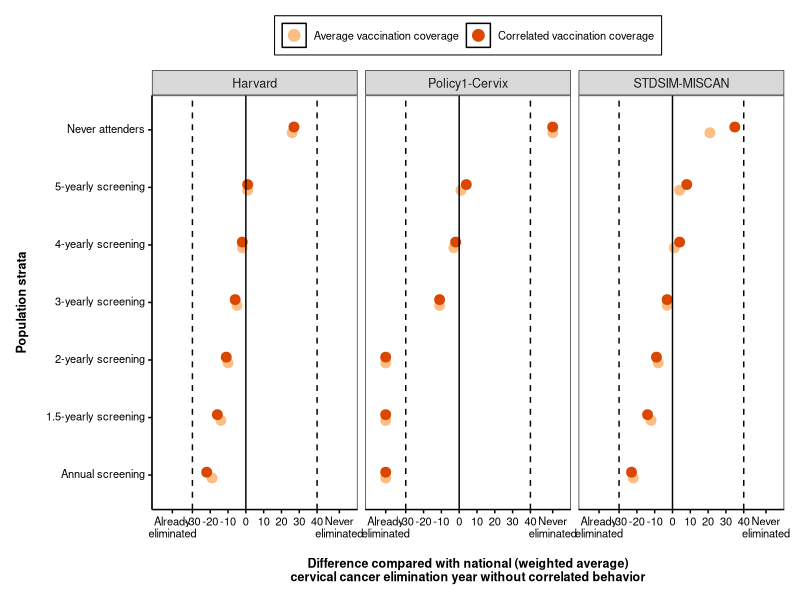

This chart was generated by the following R code:
#This script generates Figure S2 from the manuscript 
#"Disparities in cervical cancer elimination time frames in the United States: a comparative modeling study"
#By Emily A. Burger et al.

setwd("...")

#Required packages
library("data.table")
library("tidyr")
library("ggplot2")
library("cowplot")
library("grid")
library("gridExtra")
library("ggtext")

#Read in the data file
Elimination_timings = read.table("Elimination_timings_supplement.txt", header=TRUE)

#Do some modifications etc to ensure everything works and has good labels 
Elimination_timings$Vaccination[Elimination_timings$Vaccination=="Average"] = "Average vaccination coverage"
Elimination_timings$Vaccination[Elimination_timings$Vaccination=="Correlated"] = "Correlated vaccination coverage"

Elimination_timings$Population[Elimination_timings$Population == "Population_level"]="Population level"
Elimination_timings$Population[Elimination_timings$Population == "never_attenders"]="Never attenders"
Elimination_timings$Population[Elimination_timings$Population == "1-yearly"]="Annual"

Elimination_timings$Population = factor(Elimination_timings$Population, levels = c("Annual", "1.5-yearly",
                                                                                   "2-yearly","3-yearly","4-yearly","5-yearly",
                                                                                   "Never attenders"))


Elimination_timings$Population = factor(Elimination_timings$Population, levels = c( "Never attenders","5-yearly","4-yearly",
                                                                                    "3-yearly","2-yearly","1.5-yearly","Annual"
                                                                                   ))

#Needed in order to place those that never eliminate or already eliminated are in the correct position in the graph. 
#In the datafile, these have values of -40 (already eliminated) and 40 (never eliminated)
Elimination_timings$Timing[Elimination_timings$Timing==-40] = -41.25
Elimination_timings$Timing[Elimination_timings$Timing==40] = 52.5



strata_list = c("Annual screening",
                "1.5-yearly screening",
                "2-yearly screening",
                "3-yearly screening",
                "4-yearly screening",
                "5-yearly screening",
                "Never attenders"
                )

Elimination_timings$labels_new = rep(strata_list, times=3)


Elimination_timings$labels_new = factor(Elimination_timings$labels_new, levels = c(
  "Annual screening",
  "1.5-yearly screening",
  "2-yearly screening",
  "3-yearly screening",
  "4-yearly screening",
  "5-yearly screening",
  "Never attenders")
                                                                                   
                                                                                   )



Elimination_timings$Vaccination=factor(Elimination_timings$Vaccination, levels=c("Average vaccination coverage","Correlated vaccination coverage"))


color_average = RColorBrewer::brewer.pal(4, "Oranges")[2]
color_correlated = RColorBrewer::brewer.pal(4, "Oranges")[4]



colors_graph=c("Average vaccination coverage" = color_average,"Correlated vaccination coverage" = color_correlated)


ylabels = c("Never attenders","5-yearly screening","4-yearly screening",
               "3-yearly screening","2-yearly screening","1.5-yearly screening","Annual screening")

#script to make the graph

correlated_v_uncorrelated_herdimmunity = ggplot(data=Elimination_timings, aes(x=Timing,y=labels_new, color=Vaccination))+
  geom_point(shape=19,size=3,position=position_dodge(width=0.2))+
  geom_vline(xintercept = -30, linetype="dashed")+
  geom_vline(xintercept = 40, linetype="dashed")+
  geom_vline(xintercept = 0)+
  labs(x="\nDifference compared with national (weighted average)\ncervical cancer elimination year without correlated behavior",y="Population strata\n")+
  scale_x_continuous(breaks = c(-41.25,seq(from=-30,to=40,by=10),52.5),limits = c(-47.5,57.5), labels = c("Already\neliminated",seq(from=-30,to=40,by=10),"Never\neliminated"))+
  scale_y_discrete(labels = ylabels,
                   breaks = ylabels)+
  facet_wrap(~Model, nrow = 1)+
  scale_color_manual(values = colors_graph)+
  theme_bw(  )+
  guides(color = guide_legend(override.aes = list(size=3, stroke = 1)))+
  theme(axis.title.x=element_text(face="bold",size=9),
        axis.title.y=element_text(face="bold",size=9),
        panel.grid.major = element_blank(),
        panel.grid.minor = element_blank(),
        panel.background = element_blank(),
        axis.line.x = element_line(color="black"),
        axis.line.y = element_line(color="black"),
        axis.ticks = element_line(color="black"),
        axis.text = element_text(color="black",size=8),
        axis.text.y = ggtext::element_markdown(),
        strip.text = element_text(size=9),
        legend.title=element_blank(),
        legend.background = element_blank(),
        legend.box.background = element_rect(color="black"),
        legend.key = element_rect(fill=NA),
        legend.position = "top",
        legend.text = element_text(size=8),
        plot.margin = margin(0.4,0.4,0.4,0.4,"cm"),
        plot.background = element_rect(
          fill = "white",
          colour = "white",
          size = 1),)

#save the graph
ggsave(file="Elimination timing average versus correlated vaccination V4.tiff",correlated_v_uncorrelated_herdimmunity, width=9.5, height = 6)

